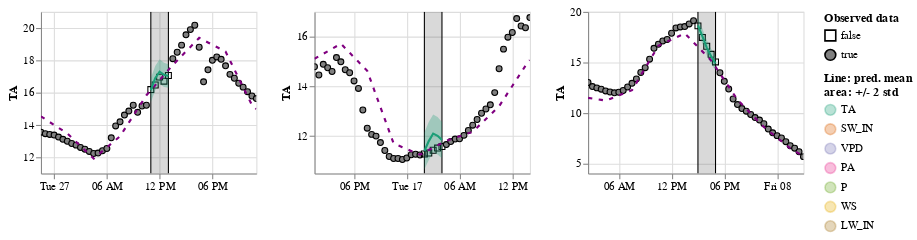

The cell this chart's notebook holds for it:
### Code cell
show_results(learn_TA, hide_no_gap=True, control_map=control_map)

### Figure 1 — Vega-Lite specification as saved in the notebook (floating-point values rounded to 4 significant figures)
{"config": {"view": {"continuousWidth": 400, "continuousHeight": 300}}, "hconcat": [{"vconcat": [{"hconcat": [{"layer": [{"data": {"name": "data-24b178abfb710cccb0892c56d39e8025"}, "mark": {"type": "point", "color": "black", "fillOpacity": 1, "strokeWidth": 1}, "encoding": {"fill": {"field": "is_present", "legend": {"title": ["Observed data"]}, "scale": {"range": ["#ffffff00", "gray"]}, "type": "nominal"}, "shape": {"field": "is_present", "scale": {"range": ["square", "circle"]}, "type": "nominal"}, "x": {"axis": {"domain": true, "labels": true, "ticks": true, "title": "time"}, "field": "time", "type": "temporal"}, "y": {"field": "value", "scale": {"zero": false}, "title": "TA", "type": "quantitative"}}}, {"layer": [{"mark": "rule", "encoding": {"x": {"axis": {"domain": false, "labels": false, "ticks": false, "title": null}, "field": "gap_start", "type": "temporal"}}}, {"mark": "rule", "encoding": {"x": {"axis": {"domain": false, "labels": false, "ticks": false, "title": null}, "field": "gap_end", "type": "temporal"}}}, {"mark": {"type": "rect", "color": "black", "opacity": 0.15}, "encoding": {"x": {"axis": {"domain": false, "labels": false, "ticks": false, "title": null}, "field": "gap_start", "type": "temporal"}, "x2": {"field": "gap_end"}}}], "data": {"name": "data-fb9866511db326c01af1316717182638"}}, {"data": {"name": "data-24b178abfb710cccb0892c56d39e8025"}, "mark": "errorband", "encoding": {"color": {"field": "variable", "legend": {"title": ["Line: pred. mean", "area: +/- 2 std"]}, "scale": {"domain": ["TA", "SW_IN", "VPD", "PA", "P", "WS", "LW_IN"], "range": ["#1B9E77", "#D95F02", "#7570B3", "#E7298A", "#66A61E", "#E6AB02", "#A6761D", "#666666"]}, "type": "nominal"}, "x": {"field": "time", "type": "temporal"}, "y": {"field": "err_low", "scale": {"zero": false}, "title": "TA", "type": "quantitative"}, "y2": {"field": "err_high"}}, "name": "view_370"}, {"data": {"name": "data-24b178abfb710cccb0892c56d39e8025"}, "mark": {"type": "line", "color": "purple", "strokeDash": [4, 6]}, "encoding": {"x": {"field": "time", "type": "temporal"}, "y": {"field": "control", "scale": {"zero": false}, "title": "TA", "type": "quantitative"}}}, {"data": {"name": "data-24b178abfb710cccb0892c56d39e8025"}, "mark": "line", "encoding": {"color": {"field": "variable", "scale": {"domain": ["TA", "SW_IN", "VPD", "PA", "P", "WS", "LW_IN"], "range": ["#1B9E77", "#D95F02", "#7570B3", "#E7298A", "#66A61E", "#E6AB02", "#A6761D", "#666666"]}, "type": "nominal"}, "x": {"field": "time", "type": "temporal"}, "y": {"field": "mean", "scale": {"zero": false}, "title": "TA", "type": "quantitative"}}}], "height": 150, "title": "", "width": 200}]}], "title": ""}, {"vconcat": [{"hconcat": [{"layer": [{"data": {"name": "data-76e1677c2ba419d42d7ab08c9db85dd7"}, "mark": {"type": "point", "color": "black", "fillOpacity": 1, "strokeWidth": 1}, "encoding": {"fill": {"field": "is_present", "legend": {"title": ["Observed data"]}, "scale": {"range": ["#ffffff00", "gray"]}, "type": "nominal"}, "shape": {"field": "is_present", "scale": {"range": ["square", "circle"]}, "type": "nominal"}, "x": {"axis": {"domain": true, "labels": true, "ticks": true, "title": "time"}, "field": "time", "type": "temporal"}, "y": {"field": "value", "scale": {"zero": false}, "title": "TA", "type": "quantitative"}}}, {"layer": [{"mark": "rule", "encoding": {"x": {"axis": {"domain": false, "labels": false, "ticks": false, "title": null}, "field": "gap_start", "type": "temporal"}}}, {"mark": "rule", "encoding": {"x": {"axis": {"domain": false, "labels": false, "ticks": false, "title": null}, "field": "gap_end", "type": "temporal"}}}, {"mark": {"type": "rect", "color": "black", "opacity": 0.15}, "encoding": {"x": {"axis": {"domain": false, "labels": false, "ticks": false, "title": null}, "field": "gap_start", "type": "temporal"}, "x2": {"field": "gap_end"}}}], "data": {"name": "data-1238eb10b2ba4f693f63470d19a21504"}}, {"data": {"name": "data-76e1677c2ba419d42d7ab08c9db85dd7"}, "mark": "errorband", "encoding": {"color": {"field": "variable", "legend": {"title": ["Line: pred. mean", "area: +/- 2 std"]}, "scale": {"domain": ["TA", "SW_IN", "VPD", "PA", "P", "WS", "LW_IN"], "range": ["#1B9E77", "#D95F02", "#7570B3", "#E7298A", "#66A61E", "#E6AB02", "#A6761D", "#666666"]}, "type": "nominal"}, "x": {"field": "time", "type": "temporal"}, "y": {"field": "err_low", "scale": {"zero": false}, "title": "TA", "type": "quantitative"}, "y2": {"field": "err_high"}}, "name": "view_371"}, {"data": {"name": "data-76e1677c2ba419d42d7ab08c9db85dd7"}, "mark": {"type": "line", "color": "purple", "strokeDash": [4, 6]}, "encoding": {"x": {"field": "time", "type": "temporal"}, "y": {"field": "control", "scale": {"zero": false}, "title": "TA", "type": "quantitative"}}}, {"data": {"name": "data-76e1677c2ba419d42d7ab08c9db85dd7"}, "mark": "line", "encoding": {"color": {"field": "variable", "scale": {"domain": ["TA", "SW_IN", "VPD", "PA", "P", "WS", "LW_IN"], "range": ["#1B9E77", "#D95F02", "#7570B3", "#E7298A", "#66A61E", "#E6AB02", "#A6761D", "#666666"]}, "type": "nominal"}, "x": {"field": "time", "type": "temporal"}, "y": {"field": "mean", "scale": {"zero": false}, "title": "TA", "type": "quantitative"}}}], "height": 150, "title": "", "width": 200}]}], "title": ""}, {"vconcat": [{"hconcat": [{"layer": [{"data": {"name": "data-0e17bdd3ad98885eb094b6234cf756a7"}, "mark": {"type": "point", "color": "black", "fillOpacity": 1, "strokeWidth": 1}, "encoding": {"fill": {"field": "is_present", "legend": {"title": ["Observed data"]}, "scale": {"range": ["#ffffff00", "gray"]}, "type": "nominal"}, "shape": {"field": "is_present", "scale": {"range": ["square", "circle"]}, "type": "nominal"}, "x": {"axis": {"domain": true, "labels": true, "ticks": true, "title": "time"}, "field": "time", "type": "temporal"}, "y": {"field": "value", "scale": {"zero": false}, "title": "TA", "type": "quantitative"}}}, {"layer": [{"mark": "rule", "encoding": {"x": {"axis": {"domain": false, "labels": false, "ticks": false, "title": null}, "field": "gap_start", "type": "temporal"}}}, {"mark": "rule", "encoding": {"x": {"axis": {"domain": false, "labels": false, "ticks": false, "title": null}, "field": "gap_end", "type": "temporal"}}}, {"mark": {"type": "rect", "color": "black", "opacity": 0.15}, "encoding": {"x": {"axis": {"domain": false, "labels": false, "ticks": false, "title": null}, "field": "gap_start", "type": "temporal"}, "x2": {"field": "gap_end"}}}], "data": {"name": "data-6528660eb8fd739a8c8d89311d17ca12"}}, {"data": {"name": "data-0e17bdd3ad98885eb094b6234cf756a7"}, "mark": "errorband", "encoding": {"color": {"field": "variable", "legend": {"title": ["Line: pred. mean", "area: +/- 2 std"]}, "scale": {"domain": ["TA", "SW_IN", "VPD", "PA", "P", "WS", "LW_IN"], "range": ["#1B9E77", "#D95F02", "#7570B3", "#E7298A", "#66A61E", "#E6AB02", "#A6761D", "#666666"]}, "type": "nominal"}, "x": {"field": "time", "type": "temporal"}, "y": {"field": "err_low", "scale": {"zero": false}, "title": "TA", "type": "quantitative"}, "y2": {"field": "err_high"}}, "name": "view_372"}, {"data": {"name": "data-0e17bdd3ad98885eb094b6234cf756a7"}, "mark": {"type": "line", "color": "purple", "strokeDash": [4, 6]}, "encoding": {"x": {"field": "time", "type": "temporal"}, "y": {"field": "control", "scale": {"zero": false}, "title": "TA", "type": "quantitative"}}}, {"data": {"name": "data-0e17bdd3ad98885eb094b6234cf756a7"}, "mark": "line", "encoding": {"color": {"field": "variable", "scale": {"domain": ["TA", "SW_IN", "VPD", "PA", "P", "WS", "LW_IN"], "range": ["#1B9E77", "#D95F02", "#7570B3", "#E7298A", "#66A61E", "#E6AB02", "#A6761D", "#666666"]}, "type": "nominal"}, "x": {"field": "time", "type": "temporal"}, "y": {"field": "mean", "scale": {"zero": false}, "title": "TA", "type": "quantitative"}}}], "height": 150, "title": "", "width": 200}]}], "title": ""}], "params": [{"name": "param_656", "select": {"type": "interval", "encodings": ["x"]}, "bind": "scales", "views": ["view_370"]}, {"name": "param_658", "select": {"type": "interval", "encodings": ["x"]}, "bind": "scales", "views": ["view_371"]}, {"name": "param_660", "select": {"type": "interval", "encodings": ["x"]}, "bind": "scales", "views": ["view_372"]}], "$schema": "https://vega.github.io/schema/vega-lite/v5.2.0.json", "datasets": {"data-24b178abfb710cccb0892c56d39e8025": [{"time": "2010-07-26T22:30:00", "variable": "TA", "value": 13.55, "control": 14.53, "is_present": true, "mean": null, "std": null, "err_low": null, "err_high": null}, {"time": "2010-07-26T23:00:00", "variable": "TA", "value": 13.46, "control": 14.35, "is_present": true, "mean": null, "std": null, "err_low": null, "err_high": null}, {"time": "2010-07-26T23:30:00", "variable": "TA", "value": 13.41, "control": 14.18, "is_present": true, "mean": null, "std": null, "err_low": null, "err_high": null}, {"time": "2010-07-27T00:00:00", "variable": "TA", "value": 13.37, "control": 14.0, "is_present": true, "mean": null, "std": null, "err_low": null, "err_high": null}, {"time": "2010-07-27T00:30:00", "variable": "TA", "value": 13.25, "control": 13.82, "is_present": true, "mean": null, "std": null, "err_low": null, "err_high": null}, {"time": "2010-07-27T01:00:00", "variable": "TA", "value": 13.11, "control": 13.65, "is_present": true, "mean": null, "std": null, "err_low": null, "err_high": null}, {"time": "2010-07-27T01:30:00", "variable": "TA", "value": 12.99, "control": 13.47, "is_present": true, "mean": null, "std": null, "err_low": null, "err_high": null}, {"time": "2010-07-27T02:00:00", "variable": "TA", "value": 12.85, "control": 13.21, "is_present": true, "mean": null, "std": null, "err_low": null, "err_high": null}, {"time": "2010-07-27T02:30:00", "variable": "TA", "value": 12.75, "control": 12.95, "is_present": true, "mean": null, "std": null, "err_low": null, "err_high": null}, {"time": "2010-07-27T03:00:00", "variable": "TA", "value": 12.61, "control": 12.7, "is_present": true, "mean": null, "std": null, "err_low": null, "err_high": null}, {"time": "2010-07-27T03:30:00", "variable": "TA", "value": 12.5, "control": 12.44, "is_present": true, "mean": null, "std": null, "err_low": null, "err_high": null}, {"time": "2010-07-27T04:00:00", "variable": "TA", "value": 12.36, "control": 12.18, "is_present": true, "mean": null, "std": null, "err_low": null, "err_high": null}, {"time": "2010-07-27T04:30:00", "variable": "TA", "value": 12.23, "control": 11.92, "is_present": true, "mean": null, "std": null, "err_low": null, "err_high": null}, {"time": "2010-07-27T05:00:00", "variable": "TA", "value": 12.26, "control": 12.15, "is_present": true, "mean": null, "std": null, "err_low": null, "err_high": null}, {"time": "2010-07-27T05:30:00", "variable": "TA", "value": 12.4, "control": 12.38, "is_present": true, "mean": null, "std": null, "err_low": null, "err_high": null}, {"time": "2010-07-27T06:00:00", "variable": "TA", "value": 12.54, "control": 12.61, "is_present": true, "mean": null, "std": null, "err_low": null, "err_high": null}, {"time": "2010-07-27T06:30:00", "variable": "TA", "value": 13.2, "control": 12.84, "is_present": true, "mean": null, "std": null, "err_low": null, "err_high": null}, {"time": "2010-07-27T07:00:00", "variable": "TA", "value": 13.94, "control": 13.07, "is_present": true, "mean": null, "std": null, "err_low": null, "err_high": null}, {"time": "2010-07-27T07:30:00", "variable": "TA", "value": 14.19, "control": 13.3, "is_present": true, "mean": null, "std": null, "err_low": null, "err_high": null}, {"time": "2010-07-27T08:00:00", "variable": "TA", "value": 14.61, "control": 13.72, "is_present": true, "mean": null, "std": null, "err_low": null, "err_high": null}, {"time": "2010-07-27T08:30:00", "variable": "TA", "value": 14.86, "control": 14.14, "is_present": true, "mean": null, "std": null, "err_low": null, "err_high": null}, {"time": "2010-07-27T09:00:00", "variable": "TA", "value": 15.22, "control": 14.57, "is_present": true, "mean": null, "std": null, "err_low": null, "err_high": null}, {"time": "2010-07-27T09:30:00", "variable": "TA", "value": 14.78, "control": 14.99, "is_present": true, "mean": null, "std": null, "err_low": null, "err_high": null}, {"time": "2010-07-27T10:00:00", "variable": "TA", "value": 15.17, "control": 15.41, "is_present": true, "mean": null, "std": null, "err_low": null, "err_high": null}, {"time": "2010-07-27T10:30:00", "variable": "TA", "value": 15.22, "control": 15.84, "is_present": true, "mean": null, "std": null, "err_low": null, "err_high": null}, {"time": "2010-07-27T11:00:00", "variable": "TA", "value": 16.19, "control": 16.15, "is_present": false, "mean": 16.16, "std": 0.3726, "err_low": 15.41, "err_high": 16.9}, {"time": "2010-07-27T11:30:00", "variable": "TA", "value": 16.47, "control": 16.46, "is_present": false, "mean": 16.89, "std": 0.382, "err_low": 16.13, "err_high": 17.66}, {"time": "2010-07-27T12:00:00", "variable": "TA", "value": 16.96, "control": 16.77, "is_present": false, "mean": 17.3, "std": 0.3835, "err_low": 16.53, "err_high": 18.06}, {"time": "2010-07-27T12:30:00", "variable": "TA", "value": 16.71, "control": 17.09, "is_present": false, "mean": 17.1, "std": 0.3765, "err_low": 16.35, "err_high": 17.85}, {"time": "2010-07-27T13:00:00", "variable": "TA", "value": 17.06, "control": 17.4, "is_present": false, "mean": 17.03, "std": 0.3647, "err_low": 16.3, "err_high": 17.76}, {"time": "2010-07-27T13:30:00", "variable": "TA", "value": 18.1, "control": 17.71, "is_present": true, "mean": null, "std": null, "err_low": null, "err_high": null}, {"time": "2010-07-27T14:00:00", "variable": "TA", "value": 18.5, "control": 17.99, "is_present": true, "mean": null, "std": null, "err_low": null, "err_high": null}, {"time": "2010-07-27T14:30:00", "variable": "TA", "value": 18.94, "control": 18.27, "is_present": true, "mean": null, "std": null, "err_low": null, "err_high": null}, {"time": "2010-07-27T15:00:00", "variable": "TA", "value": 19.58, "control": 18.55, "is_present": true, "mean": null, "std": null, "err_low": null, "err_high": null}, {"time": "2010-07-27T15:30:00", "variable": "TA", "value": 19.9, "control": 18.83, "is_present": true, "mean": null, "std": null, "err_low": null, "err_high": null}, {"time": "2010-07-27T16:00:00", "variable": "TA", "value": 20.17, "control": 19.11, "is_present": true, "mean": null, "std": null, "err_low": null, "err_high": null}, {"time": "2010-07-27T16:30:00", "variable": "TA", "value": 18.81, "control": 19.39, "is_present": true, "mean": null, "std": null, "err_low": null, "err_high": null}, {"time": "2010-07-27T17:00:00", "variable": "TA", "value": 16.67, "control": 19.25, "is_present": true, "mean": null, "std": null, "err_low": null, "err_high": null}, {"time": "2010-07-27T17:30:00", "variable": "TA", "value": 17.41, "control": 19.1, "is_present": true, "mean": null, "std": null, "err_low": null, "err_high": null}, {"time": "2010-07-27T18:00:00", "variable": "TA", "value": 18.0, "control": 18.96, "is_present": true, "mean": null, "std": null, "err_low": null, "err_high": null}, {"time": "2010-07-27T18:30:00", "variable": "TA", "value": 18.21, "control": 18.82, "is_present": true, "mean": null, "std": null, "err_low": null, "err_high": null}, {"time": "2010-07-27T19:00:00", "variable": "TA", "value": 18.06, "control": 18.68, "is_present": true, "mean": null, "std": null, "err_low": null, "err_high": null}, {"time": "2010-07-27T19:30:00", "variable": "TA", "value": 17.66, "control": 18.54, "is_present": true, "mean": null, "std": null, "err_low": null, "err_high": null}, {"time": "2010-07-27T20:00:00", "variable": "TA", "value": 17.13, "control": 17.99, "is_present": true, "mean": null, "std": null, "err_low": null, "err_high": null}, {"time": "2010-07-27T20:30:00", "variable": "TA", "value": 16.89, "control": 17.44, "is_present": true, "mean": null, "std": null, "err_low": null, "err_high": null}, {"time": "2010-07-27T21:00:00", "variable": "TA", "value": 16.58, "control": 16.89, "is_present": true, "mean": null, "std": null, "err_low": null, "err_high": null}, {"time": "2010-07-27T21:30:00", "variable": "TA", "value": 16.34, "control": 16.33, "is_present": true, "mean": null, "std": null, "err_low": null, "err_high": null}, {"time": "2010-07-27T22:00:00", "variable": "TA", "value": 16.06, "control": 15.78, "is_present": true, "mean": null, "std": null, "err_low": null, "err_high": null}, {"time": "2010-07-27T22:30:00", "variable": "TA", "value": 15.79, "control": 15.23, "is_present": true, "mean": null, "std": null, "err_low": null, "err_high": null}, {"time": "2010-07-27T23:00:00", "variable": "TA", "value": 15.63, "control": 14.99, "is_present": true, "mean": null, "std": null, "err_low": null, "err_high": null}], "data-fb9866511db326c01af1316717182638": [{"gap_start": "2010-07-27T11:00:00", "gap_end": "2010-07-27T13:00:00"}], "data-76e1677c2ba419d42d7ab08c9db85dd7": [{"time": "2012-07-16T13:30:00", "variable": "TA", "value": 14.79, "control": 15.11, "is_present": true, "mean": null, "std": null, "err_low": null, "err_high": null}, {"time": "2012-07-16T14:00:00", "variable": "TA", "value": 14.46, "control": 15.21, "is_present": true, "mean": null, "std": null, "err_low": null, "err_high": null}, {"time": "2012-07-16T14:30:00", "variable": "TA", "value": 14.89, "control": 15.31, "is_present": true, "mean": null, "std": null, "err_low": null, "err_high": null}, {"time": "2012-07-16T15:00:00", "variable": "TA", "value": 14.75, "control": 15.41, "is_present": true, "mean": null, "std": null, "err_low": null, "err_high": null}, {"time": "2012-07-16T15:30:00", "variable": "TA", "value": 14.6, "control": 15.52, "is_present": true, "mean": null, "std": null, "err_low": null, "err_high": null}, {"time": "2012-07-16T16:00:00", "variable": "TA", "value": 15.16, "control": 15.62, "is_present": true, "mean": null, "std": null, "err_low": null, "err_high": null}, {"time": "2012-07-16T16:30:00", "variable": "TA", "value": 14.99, "control": 15.72, "is_present": true, "mean": null, "std": null, "err_low": null, "err_high": null}, {"time": "2012-07-16T17:00:00", "variable": "TA", "value": 14.67, "control": 15.54, "is_present": true, "mean": null, "std": null, "err_low": null, "err_high": null}, {"time": "2012-07-16T17:30:00", "variable": "TA", "value": 14.55, "control": 15.35, "is_present": true, "mean": null, "std": null, "err_low": null, "err_high": null}, {"time": "2012-07-16T18:00:00", "variable": "TA", "value": 14.22, "control": 15.17, "is_present": true, "mean": null, "std": null, "err_low": null, "err_high": null}, {"time": "2012-07-16T18:30:00", "variable": "TA", "value": 13.92, "control": 14.99, "is_present": true, "mean": null, "std": null, "err_low": null, "err_high": null}, {"time": "2012-07-16T19:00:00", "variable": "TA", "value": 13.05, "control": 14.81, "is_present": true, "mean": null, "std": null, "err_low": null, "err_high": null}, {"time": "2012-07-16T19:30:00", "variable": "TA", "value": 12.32, "control": 14.63, "is_present": true, "mean": null, "std": null, "err_low": null, "err_high": null}, {"time": "2012-07-16T20:00:00", "variable": "TA", "value": 12.07, "control": 14.14, "is_present": true, "mean": null, "std": null, "err_low": null, "err_high": null}, {"time": "2012-07-16T20:30:00", "variable": "TA", "value": 12.0, "control": 13.65, "is_present": true, "mean": null, "std": null, "err_low": null, "err_high": null}, {"time": "2012-07-16T21:00:00", "variable": "TA", "value": 11.74, "control": 13.17, "is_present": true, "mean": null, "std": null, "err_low": null, "err_high": null}, {"time": "2012-07-16T21:30:00", "variable": "TA", "value": 11.42, "control": 12.68, "is_present": true, "mean": null, "std": null, "err_low": null, "err_high": null}, {"time": "2012-07-16T22:00:00", "variable": "TA", "value": 11.18, "control": 12.19, "is_present": true, "mean": null, "std": null, "err_low": null, "err_high": null}, {"time": "2012-07-16T22:30:00", "variable": "TA", "value": 11.1, "control": 11.71, "is_present": true, "mean": null, "std": null, "err_low": null, "err_high": null}, {"time": "2012-07-16T23:00:00", "variable": "TA", "value": 11.1, "control": 11.63, "is_present": true, "mean": null, "std": null, "err_low": null, "err_high": null}, {"time": "2012-07-16T23:30:00", "variable": "TA", "value": 11.06, "control": 11.56, "is_present": true, "mean": null, "std": null, "err_low": null, "err_high": null}, {"time": "2012-07-17T00:00:00", "variable": "TA", "value": 11.12, "control": 11.48, "is_present": true, "mean": null, "std": null, "err_low": null, "err_high": null}, {"time": "2012-07-17T00:30:00", "variable": "TA", "value": 11.25, "control": 11.4, "is_present": true, "mean": null, "std": null, "err_low": null, "err_high": null}, {"time": "2012-07-17T01:00:00", "variable": "TA", "value": 11.27, "control": 11.33, "is_present": true, "mean": null, "std": null, "err_low": null, "err_high": null}, {"time": "2012-07-17T01:30:00", "variable": "TA", "value": 11.24, "control": 11.26, "is_present": true, "mean": null, "std": null, "err_low": null, "err_high": null}, {"time": "2012-07-17T02:00:00", "variable": "TA", "value": 11.28, "control": 11.35, "is_present": false, "mean": 11.4, "std": 0.3726, "err_low": 10.66, "err_high": 12.15}, {"time": "2012-07-17T02:30:00", "variable": "TA", "value": 11.32, "control": 11.44, "is_present": false, "mean": 11.8, "std": 0.382, "err_low": 11.04, "err_high": 12.56}, {"time": "2012-07-17T03:00:00", "variable": "TA", "value": 11.43, "control": 11.53, "is_present": false, "mean": 12.1, "std": 0.3835, "err_low": 11.34, "err_high": 12.87}, {"time": "2012-07-17T03:30:00", "variable": "TA", "value": 11.52, "control": 11.63, "is_present": false, "mean": 12.01, "std": 0.3765, "err_low": 11.26, "err_high": 12.77}, {"time": "2012-07-17T04:00:00", "variable": "TA", "value": 11.58, "control": 11.72, "is_present": false, "mean": 11.84, "std": 0.3647, "err_low": 11.11, "err_high": 12.57}, {"time": "2012-07-17T04:30:00", "variable": "TA", "value": 11.66, "control": 11.81, "is_present": true, "mean": null, "std": null, "err_low": null, "err_high": null}, {"time": "2012-07-17T05:00:00", "variable": "TA", "value": 11.78, "control": 11.87, "is_present": true, "mean": null, "std": null, "err_low": null, "err_high": null}, {"time": "2012-07-17T05:30:00", "variable": "TA", "value": 11.88, "control": 11.93, "is_present": true, "mean": null, "std": null, "err_low": null, "err_high": null}, {"time": "2012-07-17T06:00:00", "variable": "TA", "value": 11.89, "control": 11.99, "is_present": true, "mean": null, "std": null, "err_low": null, "err_high": null}, {"time": "2012-07-17T06:30:00", "variable": "TA", "value": 12.03, "control": 12.05, "is_present": true, "mean": null, "std": null, "err_low": null, "err_high": null}, {"time": "2012-07-17T07:00:00", "variable": "TA", "value": 12.23, "control": 12.12, "is_present": true, "mean": null, "std": null, "err_low": null, "err_high": null}, {"time": "2012-07-17T07:30:00", "variable": "TA", "value": 12.44, "control": 12.18, "is_present": true, "mean": null, "std": null, "err_low": null, "err_high": null}, {"time": "2012-07-17T08:00:00", "variable": "TA", "value": 12.67, "control": 12.35, "is_present": true, "mean": null, "std": null, "err_low": null, "err_high": null}, {"time": "2012-07-17T08:30:00", "variable": "TA", "value": 12.92, "control": 12.52, "is_present": true, "mean": null, "std": null, "err_low": null, "err_high": null}, {"time": "2012-07-17T09:00:00", "variable": "TA", "value": 13.09, "control": 12.69, "is_present": true, "mean": null, "std": null, "err_low": null, "err_high": null}, {"time": "2012-07-17T09:30:00", "variable": "TA", "value": 13.26, "control": 12.86, "is_present": true, "mean": null, "std": null, "err_low": null, "err_high": null}, {"time": "2012-07-17T10:00:00", "variable": "TA", "value": 13.75, "control": 13.03, "is_present": true, "mean": null, "std": null, "err_low": null, "err_high": null}, {"time": "2012-07-17T10:30:00", "variable": "TA", "value": 14.71, "control": 13.2, "is_present": true, "mean": null, "std": null, "err_low": null, "err_high": null}, {"time": "2012-07-17T11:00:00", "variable": "TA", "value": 15.5, "control": 13.47, "is_present": true, "mean": null, "std": null, "err_low": null, "err_high": null}, {"time": "2012-07-17T11:30:00", "variable": "TA", "value": 15.98, "control": 13.74, "is_present": true, "mean": null, "std": null, "err_low": null, "err_high": null}, {"time": "2012-07-17T12:00:00", "variable": "TA", "value": 16.17, "control": 14.02, "is_present": true, "mean": null, "std": null, "err_low": null, "err_high": null}, {"time": "2012-07-17T12:30:00", "variable": "TA", "value": 16.73, "control": 14.29, "is_present": true, "mean": null, "std": null, "err_low": null, "err_high": null}, {"time": "2012-07-17T13:00:00", "variable": "TA", "value": 16.43, "control": 14.56, "is_present": true, "mean": null, "std": null, "err_low": null, "err_high": null}, {"time": "2012-07-17T13:30:00", "variable": "TA", "value": 16.36, "control": 14.83, "is_present": true, "mean": null, "std": null, "err_low": null, "err_high": null}, {"time": "2012-07-17T14:00:00", "variable": "TA", "value": 16.77, "control": 15.06, "is_present": true, "mean": null, "std": null, "err_low": null, "err_high": null}], "data-1238eb10b2ba4f693f63470d19a21504": [{"gap_start": "2012-07-17T02:00:00", "gap_end": "2012-07-17T04:00:00"}], "data-0e17bdd3ad98885eb094b6234cf756a7": [{"time": "2011-04-07T02:30:00", "variable": "TA", "value": 13.0, "control": 11.48, "is_present": true, "mean": null, "std": null, "err_low": null, "err_high": null}, {"time": "2011-04-07T03:00:00", "variable": "TA", "value": 12.6, "control": 11.41, "is_present": true, "mean": null, "std": null, "err_low": null, "err_high": null}, {"time": "2011-04-07T03:30:00", "variable": "TA", "value": 12.47, "control": 11.35, "is_present": true, "mean": null, "std": null, "err_low": null, "err_high": null}, {"time": "2011-04-07T04:00:00", "variable": "TA", "value": 12.34, "control": 11.28, "is_present": true, "mean": null, "std": null, "err_low": null, "err_high": null}, {"time": "2011-04-07T04:30:00", "variable": "TA", "value": 12.17, "control": 11.21, "is_present": true, "mean": null, "std": null, "err_low": null, "err_high": null}, {"time": "2011-04-07T05:00:00", "variable": "TA", "value": 12.06, "control": 11.38, "is_present": true, "mean": null, "std": null, "err_low": null, "err_high": null}, {"time": "2011-04-07T05:30:00", "variable": "TA", "value": 11.98, "control": 11.55, "is_present": true, "mean": null, "std": null, "err_low": null, "err_high": null}, {"time": "2011-04-07T06:00:00", "variable": "TA", "value": 12.04, "control": 11.72, "is_present": true, "mean": null, "std": null, "err_low": null, "err_high": null}, {"time": "2011-04-07T06:30:00", "variable": "TA", "value": 12.21, "control": 11.89, "is_present": true, "mean": null, "std": null, "err_low": null, "err_high": null}, {"time": "2011-04-07T07:00:00", "variable": "TA", "value": 12.56, "control": 12.06, "is_present": true, "mean": null, "std": null, "err_low": null, "err_high": null}, {"time": "2011-04-07T07:30:00", "variable": "TA", "value": 12.92, "control": 12.24, "is_present": true, "mean": null, "std": null, "err_low": null, "err_high": null}, {"time": "2011-04-07T08:00:00", "variable": "TA", "value": 13.36, "control": 12.97, "is_present": true, "mean": null, "std": null, "err_low": null, "err_high": null}, {"time": "2011-04-07T08:30:00", "variable": "TA", "value": 14.0, "control": 13.7, "is_present": true, "mean": null, "std": null, "err_low": null, "err_high": null}, {"time": "2011-04-07T09:00:00", "variable": "TA", "value": 14.47, "control": 14.44, "is_present": true, "mean": null, "std": null, "err_low": null, "err_high": null}, {"time": "2011-04-07T09:30:00", "variable": "TA", "value": 15.31, "control": 15.17, "is_present": true, "mean": null, "std": null, "err_low": null, "err_high": null}, {"time": "2011-04-07T10:00:00", "variable": "TA", "value": 16.39, "control": 15.91, "is_present": true, "mean": null, "std": null, "err_low": null, "err_high": null}, {"time": "2011-04-07T10:30:00", "variable": "TA", "value": 16.79, "control": 16.64, "is_present": true, "mean": null, "std": null, "err_low": null, "err_high": null}, {"time": "2011-04-07T11:00:00", "variable": "TA", "value": 17.11, "control": 16.84, "is_present": true, "mean": null, "std": null, "err_low": null, "err_high": null}, {"time": "2011-04-07T11:30:00", "variable": "TA", "value": 17.26, "control": 17.05, "is_present": true, "mean": null, "std": null, "err_low": null, "err_high": null}, {"time": "2011-04-07T12:00:00", "variable": "TA", "value": 17.88, "control": 17.26, "is_present": true, "mean": null, "std": null, "err_low": null, "err_high": null}, {"time": "2011-04-07T12:30:00", "variable": "TA", "value": 18.41, "control": 17.46, "is_present": true, "mean": null, "std": null, "err_low": null, "err_high": null}, {"time": "2011-04-07T13:00:00", "variable": "TA", "value": 18.51, "control": 17.67, "is_present": true, "mean": null, "std": null, "err_low": null, "err_high": null}, {"time": "2011-04-07T13:30:00", "variable": "TA", "value": 18.54, "control": 17.87, "is_present": true, "mean": null, "std": null, "err_low": null, "err_high": null}, {"time": "2011-04-07T14:00:00", "variable": "TA", "value": 18.8, "control": 17.43, "is_present": true, "mean": null, "std": null, "err_low": null, "err_high": null}, {"time": "2011-04-07T14:30:00", "variable": "TA", "value": 19.12, "control": 16.98, "is_present": true, "mean": null, "std": null, "err_low": null, "err_high": null}, {"time": "2011-04-07T15:00:00", "variable": "TA", "value": 18.61, "control": 16.53, "is_present": false, "mean": 18.66, "std": 0.3726, "err_low": 17.91, "err_high": 19.4}, {"time": "2011-04-07T15:30:00", "variable": "TA", "value": 17.47, "control": 16.09, "is_present": false, "mean": 17.59, "std": 0.382, "err_low": 16.83, "err_high": 18.36}, {"time": "2011-04-07T16:00:00", "variable": "TA", "value": 16.59, "control": 15.64, "is_present": false, "mean": 16.46, "std": 0.3835, "err_low": 15.69, "err_high": 17.22}, {"time": "2011-04-07T16:30:00", "variable": "TA", "value": 15.79, "control": 15.19, "is_present": false, "mean": 15.6, "std": 0.3765, "err_low": 14.85, "err_high": 16.36}, {"time": "2011-04-07T17:00:00", "variable": "TA", "value": 15.04, "control": 14.54, "is_present": false, "mean": 14.88, "std": 0.3647, "err_low": 14.16, "err_high": 15.61}, {"time": "2011-04-07T17:30:00", "variable": "TA", "value": 13.97, "control": 13.89, "is_present": true, "mean": null, "std": null, "err_low": null, "err_high": null}, {"time": "2011-04-07T18:00:00", "variable": "TA", "value": 13.12, "control": 13.24, "is_present": true, "mean": null, "std": null, "err_low": null, "err_high": null}, {"time": "2011-04-07T18:30:00", "variable": "TA", "value": 12.35, "control": 12.59, "is_present": true, "mean": null, "std": null, "err_low": null, "err_high": null}, {"time": "2011-04-07T19:00:00", "variable": "TA", "value": 11.37, "control": 11.94, "is_present": true, "mean": null, "std": null, "err_low": null, "err_high": null}, {"time": "2011-04-07T19:30:00", "variable": "TA", "value": 10.82, "control": 11.29, "is_present": true, "mean": null, "std": null, "err_low": null, "err_high": null}, {"time": "2011-04-07T20:00:00", "variable": "TA", "value": 10.42, "control": 10.84, "is_present": true, "mean": null, "std": null, "err_low": null, "err_high": null}, {"time": "2011-04-07T20:30:00", "variable": "TA", "value": 10.16, "control": 10.39, "is_present": true, "mean": null, "std": null, "err_low": null, "err_high": null}, {"time": "2011-04-07T21:00:00", "variable": "TA", "value": 9.83, "control": 9.94, "is_present": true, "mean": null, "std": null, "err_low": null, "err_high": null}, {"time": "2011-04-07T21:30:00", "variable": "TA", "value": 9.53, "control": 9.49, "is_present": true, "mean": null, "std": null, "err_low": null, "err_high": null}, {"time": "2011-04-07T22:00:00", "variable": "TA", "value": 9.28, "control": 9.04, "is_present": true, "mean": null, "std": null, "err_low": null, "err_high": null}, {"time": "2011-04-07T22:30:00", "variable": "TA", "value": 8.92, "control": 8.59, "is_present": true, "mean": null, "std": null, "err_low": null, "err_high": null}, {"time": "2011-04-07T23:00:00", "variable": "TA", "value": 8.39, "control": 8.24, "is_present": true, "mean": null, "std": null, "err_low": null, "err_high": null}, {"time": "2011-04-07T23:30:00", "variable": "TA", "value": 8.02, "control": 7.89, "is_present": true, "mean": null, "std": null, "err_low": null, "err_high": null}, {"time": "2011-04-08T00:00:00", "variable": "TA", "value": 7.74, "control": 7.539, "is_present": true, "mean": null, "std": null, "err_low": null, "err_high": null}, {"time": "2011-04-08T00:30:00", "variable": "TA", "value": 7.51, "control": 7.189, "is_present": true, "mean": null, "std": null, "err_low": null, "err_high": null}, {"time": "2011-04-08T01:00:00", "variable": "TA", "value": 7.14, "control": 6.839, "is_present": true, "mean": null, "std": null, "err_low": null, "err_high": null}, {"time": "2011-04-08T01:30:00", "variable": "TA", "value": 6.74, "control": 6.488, "is_present": true, "mean": null, "std": null, "err_low": null, "err_high": null}, {"time": "2011-04-08T02:00:00", "variable": "TA", "value": 6.5, "control": 6.223, "is_present": true, "mean": null, "std": null, "err_low": null, "err_high": null}, {"time": "2011-04-08T02:30:00", "variable": "TA", "value": 6.15, "control": 5.958, "is_present": true, "mean": null, "std": null, "err_low": null, "err_high": null}, {"time": "2011-04-08T03:00:00", "variable": "TA", "value": 5.66, "control": 5.692, "is_present": true, "mean": null, "std": null, "err_low": null, "err_high": null}], "data-6528660eb8fd739a8c8d89311d17ca12": [{"gap_start": "2011-04-07T15:00:00", "gap_end": "2011-04-07T17:00:00"}]}}
